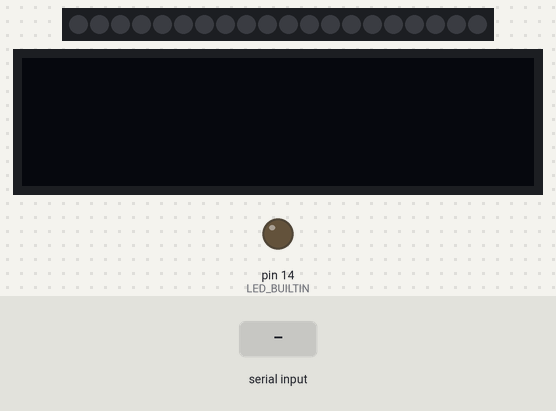
Bench run of a sketch on a simulated Arduino Uno, built with avr-gcc and run on an emulated ATmega328P. On the bench: 20 RGB LEDs in strip order, left to right, 128×32 one-colour display, output pins drawn as LEDs (lit = HIGH). The test bench sets the inputs (shaded band).

Above: at 1.2 s.
1.3 s: "1" received over Serial
At 3.1 s:
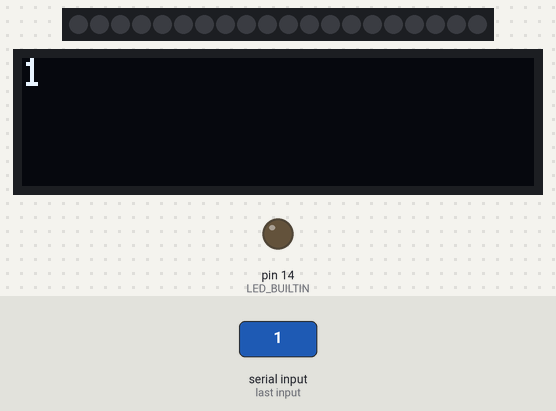
4.3 s: "0" received over Serial
At 5.8 s:
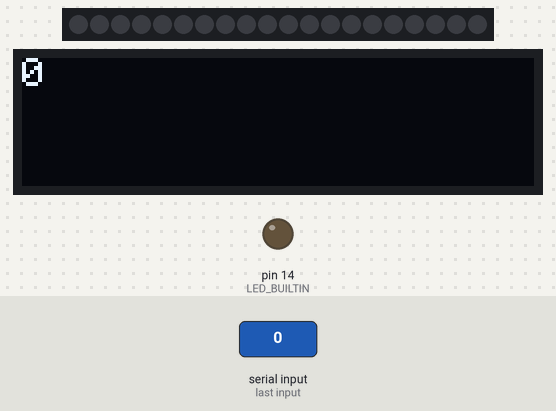
7.3 s: "2" received over Serial
At 9.1 s:
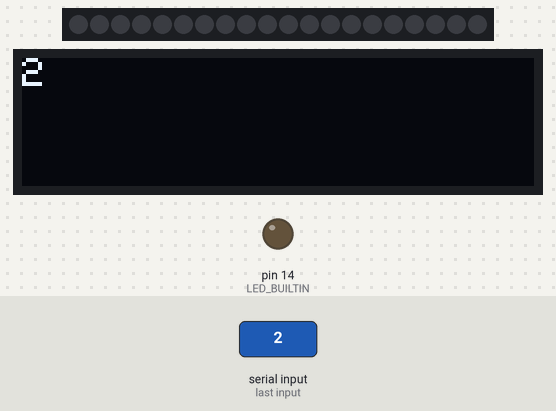
Timing chart, 0 to 10.6 s (numbered marks = the images above; inputs shaded):
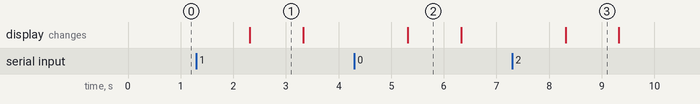

Measured:
- after the input at 1.3 s, the display: changes after 1.0 s (image 1)
- after the input at 4.3 s, the display: changes after 1.0 s (image 2)
- after the input at 7.3 s, the display: changes after 1.0 s (image 3)
- what the display in image 1 shows lasts 1.0 s, from 2.3 s to 3.3 s

The sketch:

main.ino
```cpp
#include <SPI.h>
#include <Wire.h>
#include <Adafruit_NeoPixel.h>
#include <Adafruit_GFX.h>
#include <Adafruit_SSD1306.h>

#define DRGB_PIN        13 // NEOPIXEL Digital data pin
#define NUMPIXELS 20 // NEOPIXEL SIZE

Adafruit_NeoPixel pixels(NUMPIXELS, DRGB_PIN, NEO_GRB + NEO_KHZ800);

#define SCREEN_W 128 // OLED Display Width
#define SCREEN_H 32 // OLED Display Height
#define SCREEN_ADR 0x3C
#define OLED_RESET -1

Adafruit_SSD1306 display(SCREEN_W, SCREEN_H, &Wire, OLED_RESET);

char Ard1;
String sig, value1;
String cpu, cpu_clock, cpu_load, cpu_temp, mb, fan, pump;
char check[1];

int LED_BUILTIN = 14;

void setup() {
  Serial.begin(9600);
  pixels.begin(); //neopixel start

  display.begin(SSD1306_SWITCHCAPVCC, SCREEN_ADR); //oled display start
  display.clearDisplay();
  pinMode(LED_BUILTIN,OUTPUT);
}

void loop()
{
  display.clearDisplay();
  oledprint(0, 0, Serial.readString());
}

void oledprint(int x, int y, String showprint)
{
  display.setTextSize(1);
  display.setCursor(x, y);
  display.setTextColor(WHITE);
  display.println(showprint);
  display.display();
  return;
}

void rgbctrl(int r, int g, int b, int pxlpos)
{
  pixels.setPixelColor(pxlpos, pixels.Color(r, g, b));
  pixels.show();
}
```
